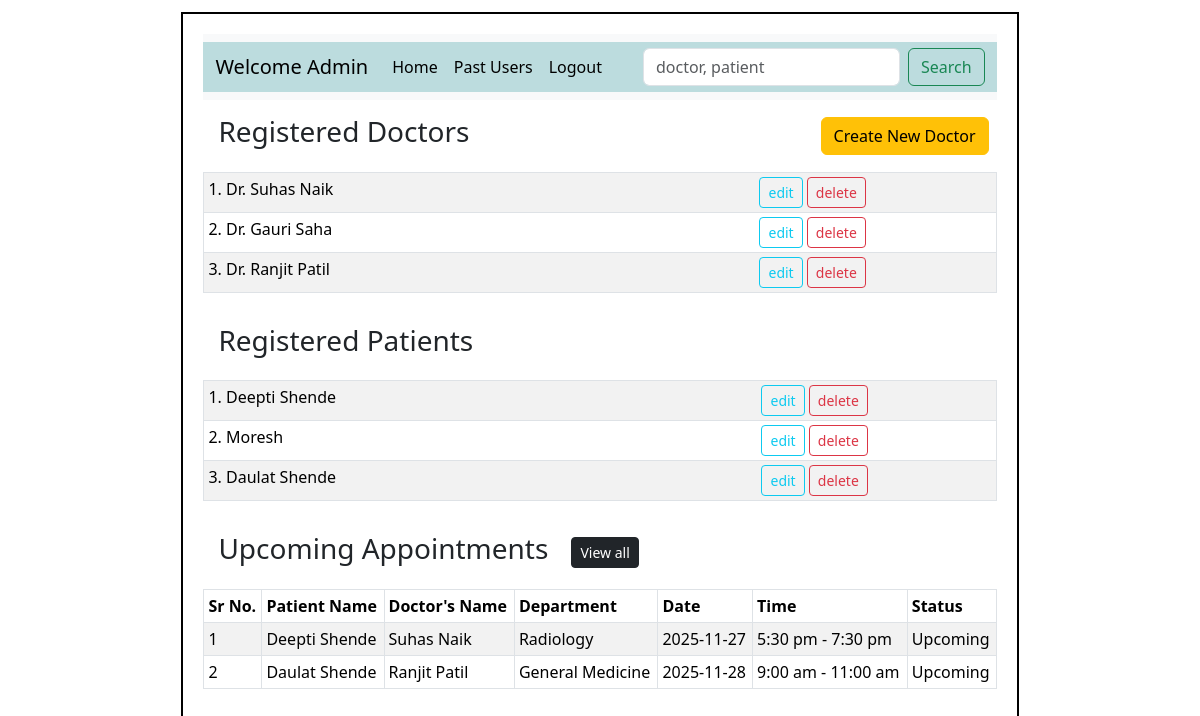
/admin, run on an earlier commit of the app's database.
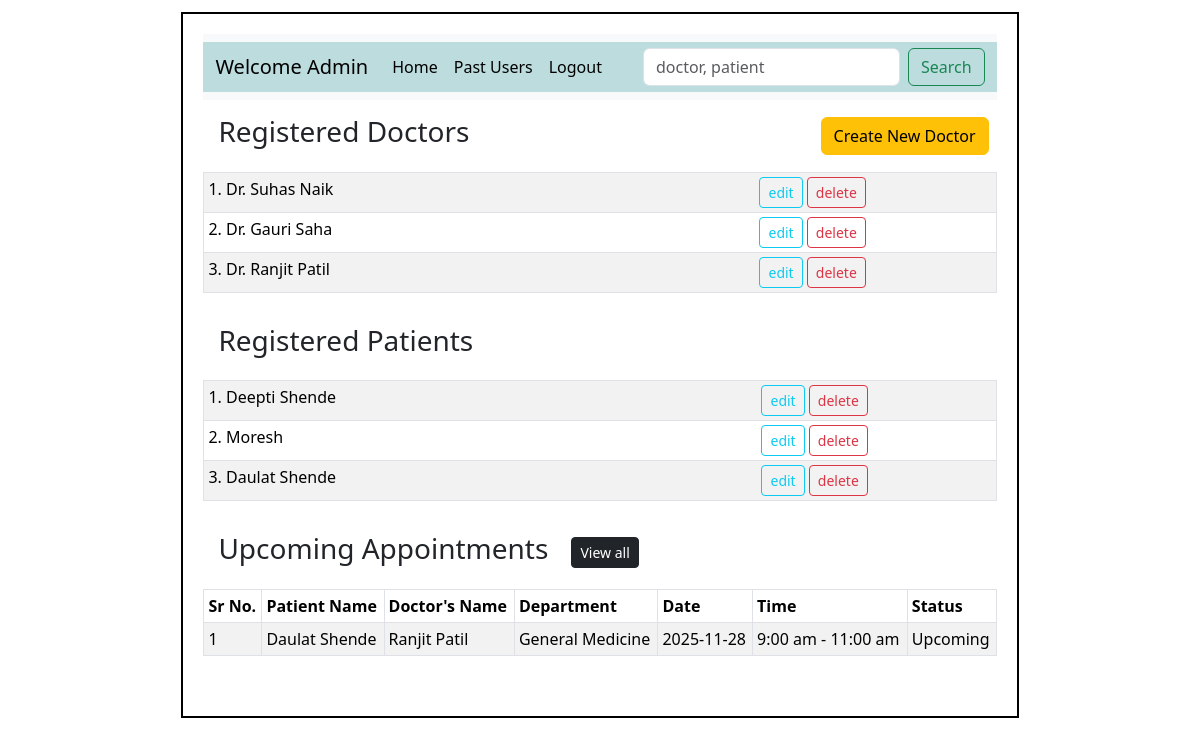
And on a later commit of the database.
### application/models.py (models this page shows)
class Doctor(db.Model):
    __tablename__ = "Doctor"
    doctor_id = db.Column(db.Integer, primary_key=True)
    name = db.Column(db.String(), nullable = False)
    phone = db.Column(db.String(), nullable = False)
    age = db.Column(db.Integer, nullable = False)
    gender = db.Column(db.String(), nullable = False)
    email = db.Column(db.String(), unique=True, nullable = False)
    username = db.Column(db.String(), unique=True, nullable=False)
    password = db.Column(db.String(), nullable=False)
    appointments = db.relationship('Appointment', backref='doctor', lazy=True)  # relationship
    dept_id= db.Column(db.Integer, db.ForeignKey('Department.department_id'))    #foreignkey
    role = db.Column(db.String())
    info = db.Column(db.String())
    exp_year = db.Column(db.Integer)

class Patient(db.Model):
    __tablename__ = "Patient"
    patient_id = db.Column(db.Integer, primary_key=True)
    name = db.Column(db.String(), nullable=False)
    phone = db.Column(db.String())
    age = db.Column(db.Integer)
    gender = db.Column(db.String())
    email = db.Column(db.String(), unique=True)
    username = db.Column(db.String(), unique=True, nullable=False)
    password = db.Column(db.String(), nullable=False)
    address = db.Column(db.String())
    patient_type = db.Column(db.String(), default='OPD')  # OPD/IPD
    status = db.Column(db.String(), default='Active')
    consultant = db.Column(db.Integer, db.ForeignKey('Doctor.doctor_id'))  #foreignkey
    appointments = db.relationship('Appointment', backref='patient', lazy=True)  # relationship
    treatment = db.relationship('Treatment', backref='patient', lazy=True) #realtionship

class Appointment(db.Model):
    __tablename__ = "Appointment"
    appointment_id = db.Column(db.Integer, primary_key=True)
    date = db.Column(db.String() , nullable=False)
    time = db.Column(db.String(), nullable=False)
    status = db.Column(db.String(), default='Upcoming', nullable=False)
    doctor_id = db.Column(db.Integer, db.ForeignKey('Doctor.doctor_id'))   #foreignkey
    patient_id = db.Column(db.Integer, db.ForeignKey('Patient.patient_id'))  #foreignkey

class Department(db.Model):
    __tablename__ = "Department"
    department_id = db.Column(db.Integer, primary_key = True)
    department_name = db.Column(db.String(), nullable=False)
    info = db.Column(db.String(), nullable=False)
    doctors = db.relationship('Doctor', backref='dept', lazy=True) #relationship

### application/controllers.py (the view)
@app.route('/admin', methods=['GET'])
def admin():
    this_user = Admin.query.filter_by(username='admin1').first()
    all_doctors = Doctor.query.all()
    all_patients = Patient.query.all()
    all_appoint = Appointment.query.all()
    deleted_doctors = DeletedUser.query.filter_by(user_type="doctor").all()
    deleted_patients = DeletedUser.query.filter_by(user_type="patient").all()
    return render_template('admin_dash.html', this_user=this_user, all_doctors=all_doctors, all_patients=all_patients, all_appoint=all_appoint)

### templates/admin_dash.html (shortened to what the changed rows need)
<!DOCTYPE html>
<html lang="en">
    <head>
        <link rel="stylesheet" href="/static/style.css">
        <link href="https://cdn.jsdelivr.net/npm/bootstrap@5.3.8/dist/css/bootstrap.min.css" rel="stylesheet"
>
    </head>
    <body>
        <div id="main">
            <div id="canvas">
                <div id="content">
                    <div id="table">
                        <table class="table table-sm border table-striped">
                            {% for dr in all_doctors %}
                            <tr>
                                <td>{{loop.index}}. Dr. {{dr.name}}</td>
                                <td class="text-center" >
                                    <a href="/edit_doctor/{{dr.doctor_id}}" class="btn btn-outline-info btn-sm">edit</a>
                                    <button type="button"
                                            class="btn btn-outline-danger btn-sm"
                                            data-bs-toggle="modal"
                                            data-bs-target="#confirmDeleteModal_{{dr.doctor_id}}"> delete
                                    </button>
                                </td>
                            </tr>
                            {% endfor %}
                        </table>
                    </div>
                    <div id="table">
                        <table class="table table-sm border table-striped">
                            {% for patient in all_patients%}
                            <tr>
                                <td>{{loop.index}}.  {{ patient.name }}</td>
                                <td class="text-center">
                                    <a href="/registered_patients/{{patient.patient_id}}" class="btn btn-outline-info btn-sm">edit</a>
                                    <button type="button"
                                        class="btn btn-outline-danger btn-sm"
                                        data-bs-toggle="modal"
                                        data-bs-target="#confirmDeletePatientModal_{{patient.patient_id}}">delete
                                    </button>
                                </td>
                            </tr>
                            {% endfor %}
                        </table>
                    </div>
                    <div id="table">
                        <table class="table table-sm border table-striped table-bordered">
                            <thead>
                                <tr>
                                    <th scope="col">Sr No.</th>
                                    <th scope="col">Patient Name</th>
                                    <th scope="col">Doctor's Name</th>
                                    <th scope="col">Department</th>
                                    <th scope="col">Date</th>
                                    <th scope="col">Time</th>
                                    <th scope="col">Status</th>
                                </tr>
                            </thead>
                            <tbody>
                                {% set ns = namespace(found=false, count=0) %}
                                    {% for ap in all_appoint %}
                                        {% if ap.status == "Upcoming"%}
                                            {% set ns.count = ns.count + 1 %}
                                            {% set ns.found = true %}
                                                <tr>
                                                    <td>{{ ns.count }}</td>
                                                    <td>{{ ap.patient.name }}</td>
                                                    <td>{{ ap.doctor.name }}</td>
                                                    <td>{{ ap.doctor.dept.department_name }}</td>
                                                    <td>{{ ap.date }}</td>
                                                    <td>{{ ap.time }}</td>
                                                    <td>{{ ap.status }}</td>
                                                </tr>
                                        {% endif %}
                                    {% endfor %}
                            </tbody>
                        </table> <br>
                    </div>
                </div>
            </div>
        </div>
    </body>
</html>

What changed in the data, as far as the page shows it:
no longer on this page (row edited): Appointment: count "1", patient.name "Deepti Shende", doctor.name "Suhas Naik", doctor.dept.department_name "Radiology", date "2025-11-27", time "5:30 pm - 7:30 pm", status "Upcoming"
computed for Appointment "9:00 am - 11:00 am": count "2" → "1"
